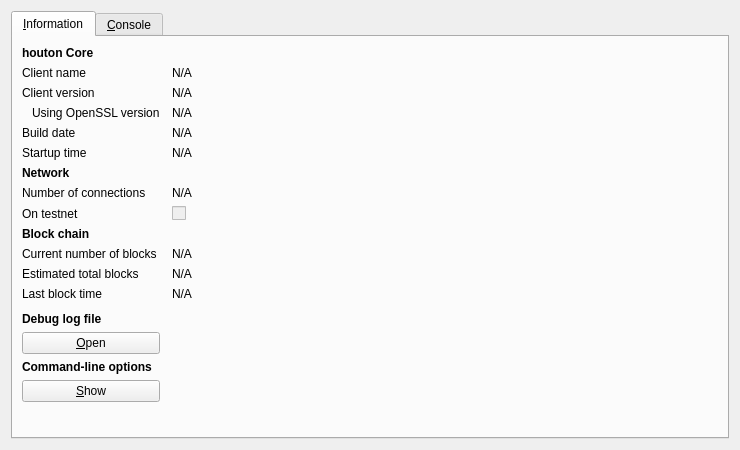
<?xml version="1.0" encoding="UTF-8"?>
<ui version="4.0">
 <class>RPCConsole</class>
 <widget class="QDialog" name="RPCConsole">
  <property name="geometry">
   <rect>
    <x>0</x>
    <y>0</y>
    <width>740</width>
    <height>450</height>
   </rect>
  </property>
  <property name="windowTitle">
   <string>houton - Debug window</string>
  </property>
  <layout class="QVBoxLayout" name="verticalLayout_2">
   <item>
    <widget class="QTabWidget" name="tabWidget">
     <property name="currentIndex">
      <number>0</number>
     </property>
     <widget class="QWidget" name="tab_info">
      <attribute name="title">
       <string>&amp;Information</string>
      </attribute>
      <layout class="QGridLayout" name="gridLayout" columnstretch="0,1">
       <property name="horizontalSpacing">
        <number>12</number>
       </property>
       <item row="0" column="0">
        <widget class="QLabel" name="label_9">
         <property name="font">
          <font>
           <weight>75</weight>
           <bold>true</bold>
          </font>
         </property>
         <property name="text">
          <string>houton Core</string>
         </property>
        </widget>
       </item>
       <item row="1" column="0">
        <widget class="QLabel" name="label_5">
         <property name="text">
          <string>Client name</string>
         </property>
        </widget>
       </item>
       <item row="1" column="1">
        <widget class="QLabel" name="clientName">
         <property name="cursor">
          <cursorShape>IBeamCursor</cursorShape>
         </property>
         <property name="text">
          <string>N/A</string>
         </property>
         <property name="textFormat">
          <enum>Qt::PlainText</enum>
         </property>
         <property name="textInteractionFlags">
          <set>Qt::LinksAccessibleByMouse|Qt::TextSelectableByKeyboard|Qt::TextSelectableByMouse</set>
         </property>
        </widget>
       </item>
       <item row="2" column="0">
        <widget class="QLabel" name="label_6">
         <property name="text">
          <string>Client version</string>
         </property>
        </widget>
       </item>
       <item row="2" column="1">
        <widget class="QLabel" name="clientVersion">
         <property name="cursor">
          <cursorShape>IBeamCursor</cursorShape>
         </property>
         <property name="text">
          <string>N/A</string>
         </property>
         <property name="textFormat">
          <enum>Qt::PlainText</enum>
         </property>
         <property name="textInteractionFlags">
          <set>Qt::LinksAccessibleByMouse|Qt::TextSelectableByKeyboard|Qt::TextSelectableByMouse</set>
         </property>
        </widget>
       </item>
       <item row="3" column="0">
        <widget class="QLabel" name="label_14">
         <property name="text">
          <string>Using OpenSSL version</string>
         </property>
         <property name="indent">
          <number>10</number>
         </property>
        </widget>
       </item>
       <item row="3" column="1">
        <widget class="QLabel" name="openSSLVersion">
         <property name="cursor">
          <cursorShape>IBeamCursor</cursorShape>
         </property>
         <property name="text">
          <string>N/A</string>
         </property>
         <property name="textFormat">
          <enum>Qt::PlainText</enum>
         </property>
         <property name="textInteractionFlags">
          <set>Qt::LinksAccessibleByMouse|Qt::TextSelectableByKeyboard|Qt::TextSelectableByMouse</set>
         </property>
        </widget>
       </item>
       <item row="4" column="0">
        <widget class="QLabel" name="label_12">
         <property name="text">
          <string>Build date</string>
         </property>
        </widget>
       </item>
       <item row="4" column="1">
        <widget class="QLabel" name="buildDate">
         <property name="cursor">
          <cursorShape>IBeamCursor</cursorShape>
         </property>
         <property name="text">
          <string>N/A</string>
         </property>
         <property name="textFormat">
          <enum>Qt::PlainText</enum>
         </property>
         <property name="textInteractionFlags">
          <set>Qt::LinksAccessibleByMouse|Qt::TextSelectableByKeyboard|Qt::TextSelectableByMouse</set>
         </property>
        </widget>
       </item>
       <item row="5" column="0">
        <widget class="QLabel" name="label_13">
         <property name="text">
          <string>Startup time</string>
         </property>
        </widget>
       </item>
       <item row="5" column="1">
        <widget class="QLabel" name="startupTime">
         <property name="cursor">
          <cursorShape>IBeamCursor</cursorShape>
         </property>
         <property name="text">
          <string>N/A</string>
         </property>
         <property name="textFormat">
          <enum>Qt::PlainText</enum>
         </property>
         <property name="textInteractionFlags">
          <set>Qt::LinksAccessibleByMouse|Qt::TextSelectableByKeyboard|Qt::TextSelectableByMouse</set>
         </property>
        </widget>
       </item>
       <item row="6" column="0">
        <widget class="QLabel" name="label_11">
         <property name="font">
          <font>
           <weight>75</weight>
           <bold>true</bold>
          </font>
         </property>
         <property name="text">
          <string>Network</string>
         </property>
        </widget>
       </item>
       <item row="7" column="0">
        <widget class="QLabel" name="label_7">
         <property name="text">
          <string>Number of connections</string>
         </property>
        </widget>
       </item>
       <item row="7" column="1">
        <widget class="QLabel" name="numberOfConnections">
         <property name="cursor">
          <cursorShape>IBeamCursor</cursorShape>
         </property>
         <property name="text">
          <string>N/A</string>
         </property>
         <property name="textFormat">
          <enum>Qt::PlainText</enum>
         </property>
         <property name="textInteractionFlags">
          <set>Qt::LinksAccessibleByMouse|Qt::TextSelectableByKeyboard|Qt::TextSelectableByMouse</set>
         </property>
        </widget>
       </item>
       <item row="8" column="0">
        <widget class="QLabel" name="label_8">
         <property name="text">
          <string>On testnet</string>
         </property>
        </widget>
       </item>
       <item row="8" column="1">
        <widget class="QCheckBox" name="isTestNet">
         <property name="enabled">
          <bool>false</bool>
         </property>
         <property name="text">
          <string/>
         </property>
        </widget>
       </item>
       <item row="9" column="0">
        <widget class="QLabel" name="label_10">
         <property name="font">
          <font>
           <weight>75</weight>
           <bold>true</bold>
          </font>
         </property>
         <property name="text">
          <string>Block chain</string>
         </property>
        </widget>
       </item>
       <item row="10" column="0">
        <widget class="QLabel" name="label_3">
         <property name="text">
          <string>Current number of blocks</string>
         </property>
        </widget>
       </item>
       <item row="10" column="1">
        <widget class="QLabel" name="numberOfBlocks">
         <property name="cursor">
          <cursorShape>IBeamCursor</cursorShape>
         </property>
         <property name="text">
          <string>N/A</string>
         </property>
         <property name="textFormat">
          <enum>Qt::PlainText</enum>
         </property>
         <property name="textInteractionFlags">
          <set>Qt::LinksAccessibleByMouse|Qt::TextSelectableByKeyboard|Qt::TextSelectableByMouse</set>
         </property>
        </widget>
       </item>
       <item row="11" column="0">
        <widget class="QLabel" name="label_4">
         <property name="text">
          <string>Estimated total blocks</string>
         </property>
        </widget>
       </item>
       <item row="11" column="1">
        <widget class="QLabel" name="totalBlocks">
         <property name="cursor">
          <cursorShape>IBeamCursor</cursorShape>
         </property>
         <property name="text">
          <string>N/A</string>
         </property>
         <property name="textFormat">
          <enum>Qt::PlainText</enum>
         </property>
         <property name="textInteractionFlags">
          <set>Qt::LinksAccessibleByMouse|Qt::TextSelectableByKeyboard|Qt::TextSelectableByMouse</set>
         </property>
        </widget>
       </item>
       <item row="12" column="0">
        <widget class="QLabel" name="label_2">
         <property name="text">
          <string>Last block time</string>
         </property>
        </widget>
       </item>
       <item row="12" column="1">
        <widget class="QLabel" name="lastBlockTime">
         <property name="cursor">
          <cursorShape>IBeamCursor</cursorShape>
         </property>
         <property name="text">
          <string>N/A</string>
         </property>
         <property name="textFormat">
          <enum>Qt::PlainText</enum>
         </property>
         <property name="textInteractionFlags">
          <set>Qt::LinksAccessibleByMouse|Qt::TextSelectableByKeyboard|Qt::TextSelectableByMouse</set>
         </property>
        </widget>
       </item>
       <item row="13" column="0">
        <spacer name="verticalSpacer_2">
         <property name="orientation">
          <enum>Qt::Vertical</enum>
         </property>
         <property name="sizeHint" stdset="0">
          <size>
           <width>20</width>
           <height>20</height>
          </size>
         </property>
        </spacer>
       </item>
       <item row="14" column="0">
        <widget class="QLabel" name="labelDebugLogfile">
         <property name="font">
          <font>
           <weight>75</weight>
           <bold>true</bold>
          </font>
         </property>
         <property name="text">
          <string>Debug log file</string>
         </property>
        </widget>
       </item>
       <item row="15" column="0">
        <widget class="QPushButton" name="openDebugLogfileButton">
         <property name="toolTip">
          <string>Open the houton debug log file from the current data directory. This can take a few seconds for large log files.</string>
         </property>
         <property name="text">
          <string>&amp;Open</string>
         </property>
         <property name="autoDefault">
          <bool>false</bool>
         </property>
        </widget>
       </item>
       <item row="16" column="0">
        <widget class="QLabel" name="labelCLOptions">
         <property name="font">
          <font>
           <weight>75</weight>
           <bold>true</bold>
          </font>
         </property>
         <property name="text">
          <string>Command-line options</string>
         </property>
        </widget>
       </item>
       <item row="17" column="0">
        <widget class="QPushButton" name="showCLOptionsButton">
         <property name="toolTip">
          <string>Show the houton-qt help message to get a list with possible xonecoin command-line options.</string>
         </property>
         <property name="text">
          <string>&amp;Show</string>
         </property>
         <property name="autoDefault">
          <bool>false</bool>
         </property>
        </widget>
       </item>
       <item row="18" column="0">
        <spacer name="verticalSpacer">
         <property name="orientation">
          <enum>Qt::Vertical</enum>
         </property>
         <property name="sizeHint" stdset="0">
          <size>
           <width>20</width>
           <height>40</height>
          </size>
         </property>
        </spacer>
       </item>
      </layout>
     </widget>
     <widget class="QWidget" name="tab_console">
      <attribute name="title">
       <string>&amp;Console</string>
      </attribute>
      <layout class="QVBoxLayout" name="verticalLayout_3">
       <property name="spacing">
        <number>3</number>
       </property>
       <item>
        <widget class="QTextEdit" name="messagesWidget">
         <property name="minimumSize">
          <size>
           <width>0</width>
           <height>100</height>
          </size>
         </property>
         <property name="readOnly">
          <bool>true</bool>
         </property>
         <property name="tabKeyNavigation" stdset="0">
          <bool>false</bool>
         </property>
         <property name="columnCount" stdset="0">
          <number>2</number>
         </property>
        </widget>
       </item>
       <item>
        <layout class="QHBoxLayout" name="horizontalLayout">
         <property name="spacing">
          <number>3</number>
         </property>
         <item>
          <widget class="QLabel" name="label">
           <property name="text">
            <string notr="true">&gt;</string>
           </property>
          </widget>
         </item>
         <item>
          <widget class="QLineEdit" name="lineEdit"/>
         </item>
         <item>
          <widget class="QPushButton" name="clearButton">
           <property name="maximumSize">
            <size>
             <width>24</width>
             <height>24</height>
            </size>
           </property>
           <property name="toolTip">
            <string>Clear console</string>
           </property>
           <property name="text">
            <string/>
           </property>
           <property name="icon">
            <iconset resource="../bitcoin.qrc">
             <normaloff>:/icons/remove</normaloff>:/icons/remove</iconset>
           </property>
           <property name="shortcut">
            <string notr="true">Ctrl+L</string>
           </property>
           <property name="autoDefault">
            <bool>false</bool>
           </property>
          </widget>
         </item>
        </layout>
       </item>
      </layout>
     </widget>
    </widget>
   </item>
  </layout>
 </widget>
 <resources>
  <include location="../bitcoin.qrc"/>
 </resources>
 <connections/>
</ui>
